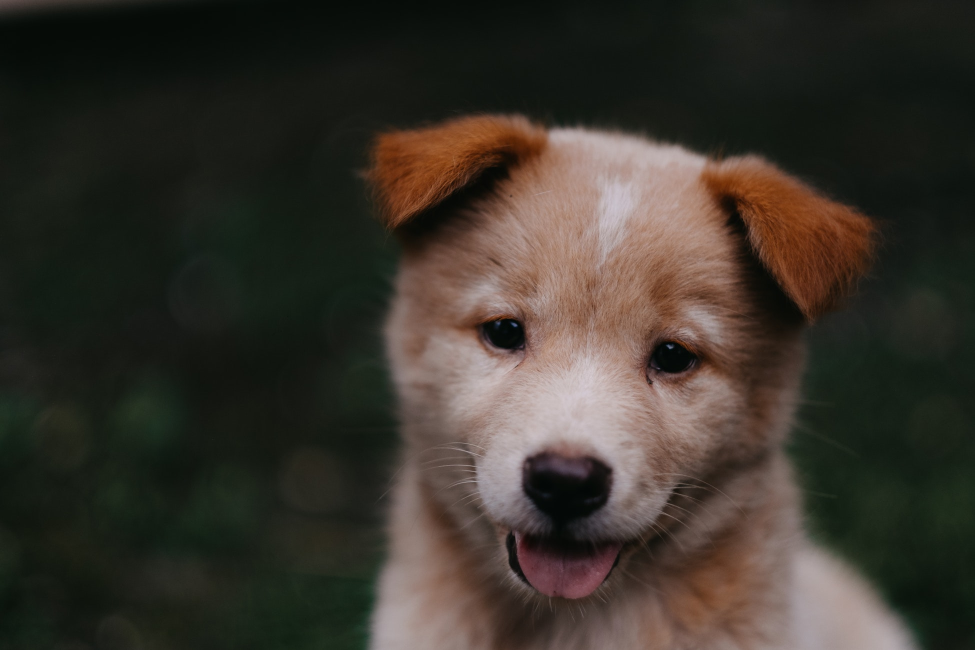
#> input picture image1.jpg, 1950 x 1300 px (shown at 1/2 size)
$ jupyter execute imgthreshold.ipynb
#> lines starting #> are read from the running program, lines starting #| are printed output that depends on the picture; after the words box and inside, x2 and y2 are one past the last pixel; in counts of white or black regions, pixels touching at a corner belong together
[cell 1]
import cv2
import numpy as np

img= cv2.imread('image1.jpg')
#> img is the input picture: shape (1300, 1950, 3); mean B, G, R 43.8, 51.8, 57.3

retval, threshold= cv2.threshold(img,12,255, cv2.THRESH_BINARY )
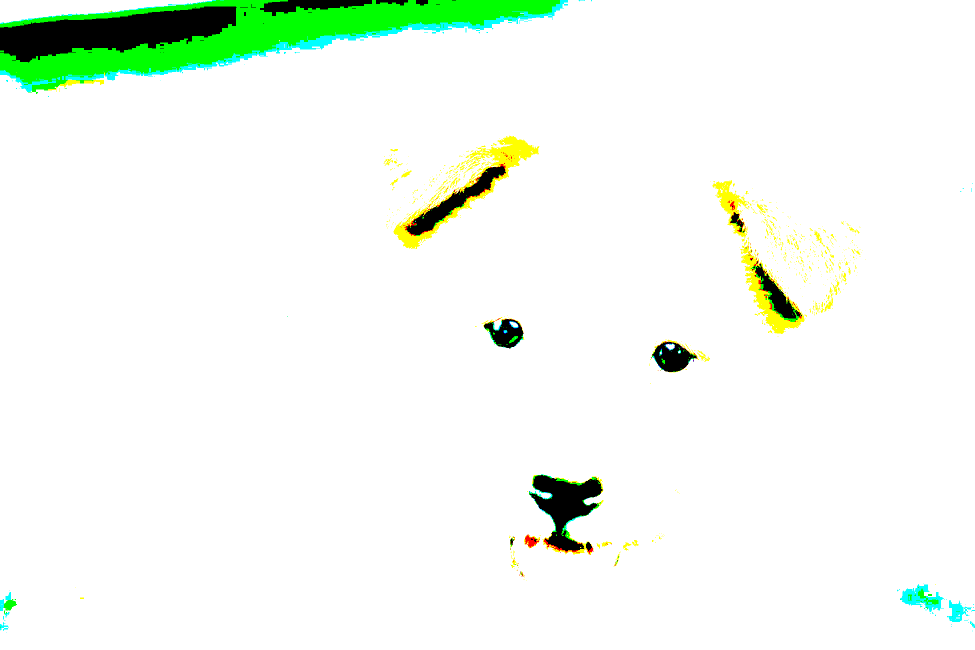
#> threshold: shape (1300, 1950, 3) (shown at 1/2 size); mean B, G, R 239.8, 248.9, 240.8
#grayscaled= cv2.imread('/home/ducs/Pictures/Webcam/46794427432_b9854d3bf9_b.jpg', 0)

grayscaled=cv2.cvtColor(img,cv2.COLOR_BGR2GRAY)
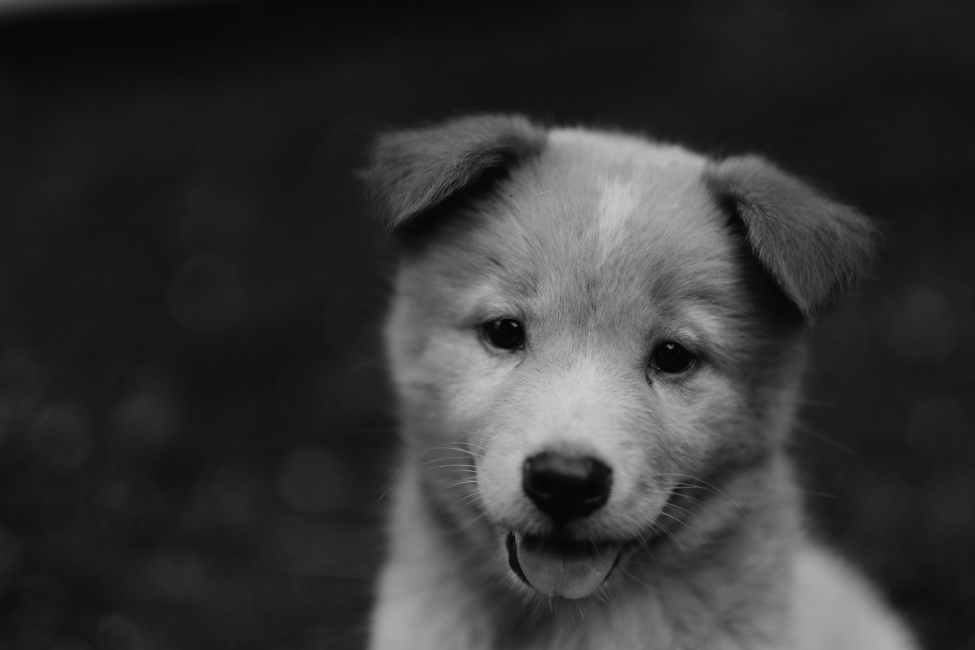
#> grayscaled: shape (1300, 1950) (shown at 1/2 size); min 1, max 209, mean 52.6

retval2, threshold2= cv2.threshold(grayscaled,12,255, cv2.THRESH_BINARY )
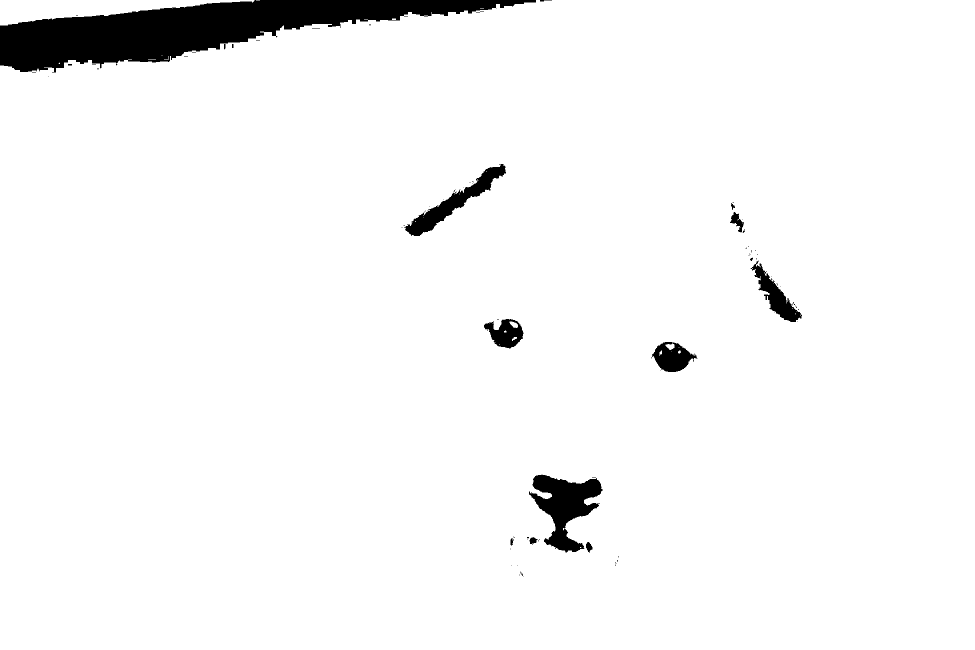
#> threshold2: shape (1300, 1950) (shown at 1/2 size); 96.2% white; 81 black regions (65 under 20 px), largest, box (x1, y1, x2, y2) and area: (0, 0, 1072, 145) 68002, (1058, 949, 1205, 1105) 11051, (808, 328, 1012, 472) 6327
gaus= cv2.adaptiveThreshold(grayscaled,255,cv2.ADAPTIVE_THRESH_GAUSSIAN_C, cv2.THRESH_BINARY,15,1 )
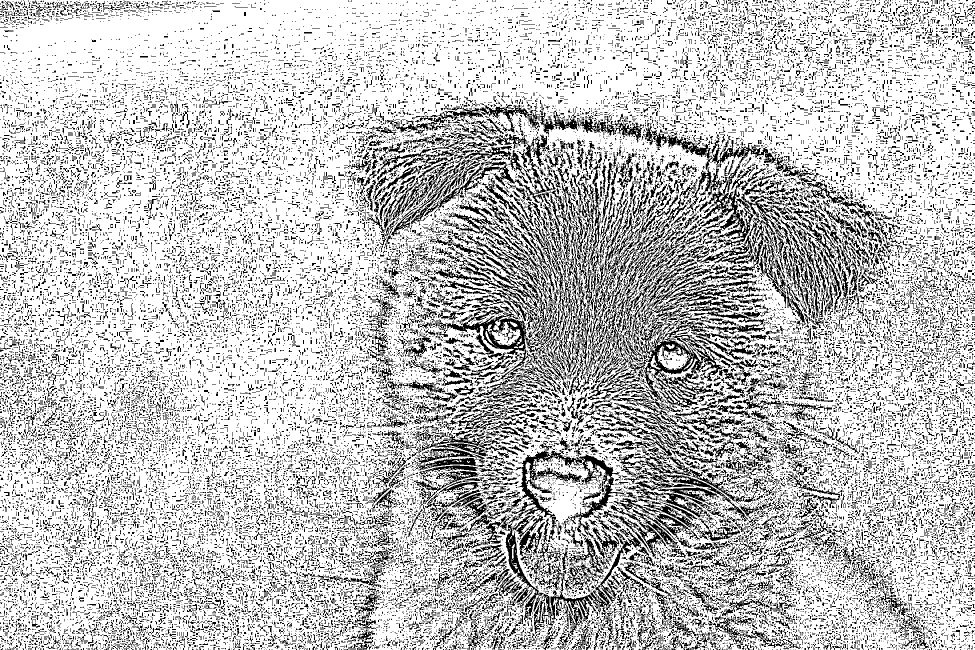
#> gaus: shape (1300, 1950) (shown at 1/2 size); 75.8% white; black in thin lines or dots

img=cv2.resize(img,(500,500))
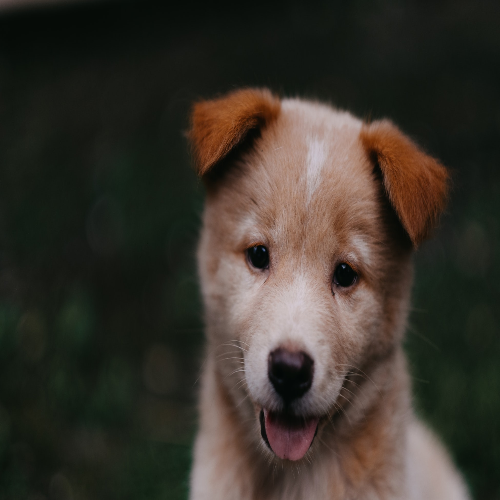
#> img: shape (500, 500, 3); mean B, G, R 43.7, 51.8, 57.2
threshold=cv2.resize(threshold,(500,500))
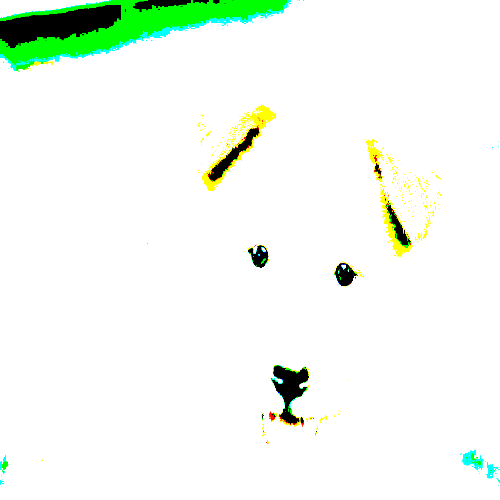
#> threshold: shape (500, 500, 3); mean B, G, R 239.8, 248.9, 240.8
threshold2=cv2.resize(threshold2,(500,500))
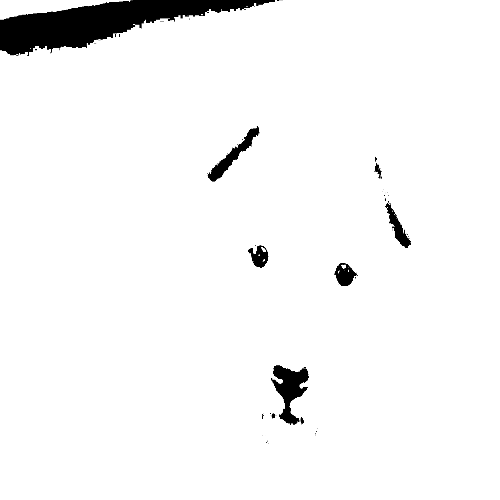
#> threshold2: shape (500, 500); min 0, max 255, mean 245.3
gaus=cv2.resize(gaus,(500,500))
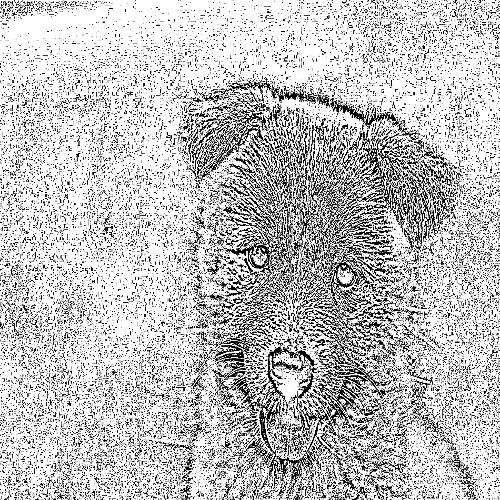
#> gaus: shape (500, 500); min 0, max 255, mean 193.2
cv2.imshow('original',img)
cv2.imshow('threshold',threshold)
cv2.imshow('threshold2',threshold2)
cv2.imshow('gaus', gaus)

cv2.waitKey(0)

cv2.destroyAllWindows()
